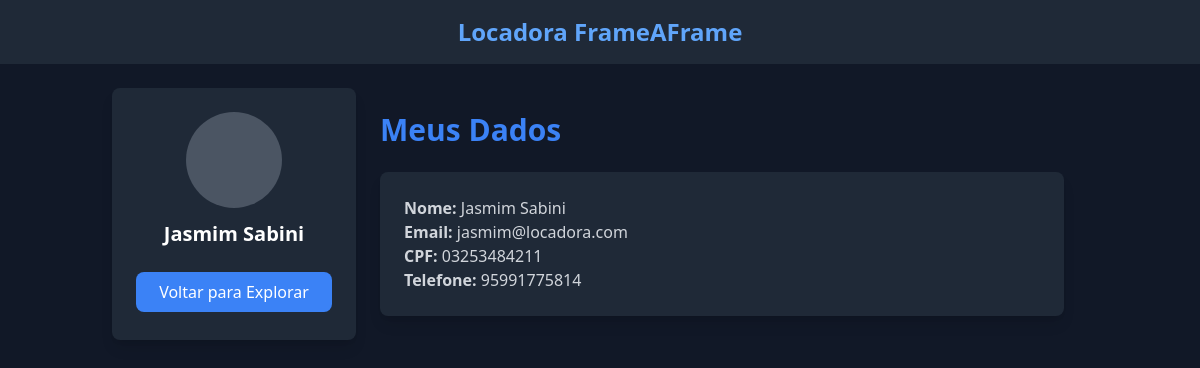
Screenshot of /meus_dados (signed in) with the database file from the repository.
### app/models.py (models this page shows, shortened)
class Usuario(db.Model, UserMixin):
    id = db.Column(db.Integer, primary_key=True)
    nome = db.Column(db.String(100), nullable=False)
    email = db.Column(db.String(120), unique=True, nullable=False)
    senha_hash = db.Column(db.String(256), nullable=False)
    is_admin = db.Column(db.Boolean, default=False)
    cliente = db.relationship(
        "Cliente", back_populates="usuario", uselist=False)

class Cliente(db.Model):
    id = db.Column(db.Integer, primary_key=True)
    usuario_id = db.Column(db.Integer, db.ForeignKey(
        "usuario.id"), nullable=False, unique=True)
    cpf = db.Column(db.String(11), unique=True, nullable=False)
    telefone = db.Column(db.String(20))
    usuario = db.relationship("Usuario", back_populates="cliente")
    locacoes = db.relationship("Locacao", backref="cliente", lazy="dynamic")

### app/routes/meus_dados.py (the view)
@meus_dados_bp.route("/meus_dados")
@login_required
def visualizar_dados():
    return render_template("meus_dados.html", usuario=current_user)

### app/__init__.py (called while the page is built)
@login_manager.user_loader
def load_user(user_id):
    from app.models import Usuario
    return Usuario.query.get(int(user_id))

### app/templates/meus_dados.html (shortened to what this page needs)
{% extends "base.html" %}
{% block content %}
<div class="flex">
    <div class="w-1/4 bg-gray-800 p-6 rounded-lg shadow-lg h-auto text-center">
        <div class="w-24 h-24 bg-gray-600 rounded-full mx-auto"></div>
        <h2 class="text-xl font-semibold text-white mt-3">{{ current_user.nome }}</h2>
        <div class="mt-6 space-y-4">
            <a href="{{ url_for('explorar.explorar_filmes') }}"
                class="block bg-blue-500 text-white px-4 py-2 rounded-lg hover:bg-blue-600">
                Voltar para Explorar
            </a>
        </div>
    </div>
    <div class="w-3/4 p-6">
        <h1 class="text-3xl font-bold text-blue-500">Meus Dados</h1>
        <div class="mt-6 bg-gray-800 p-6 rounded-lg shadow-lg">
            <p class="text-gray-300"><strong>Nome:</strong> {{ current_user.nome }}</p>
            <p class="text-gray-300"><strong>Email:</strong> {{ current_user.email }}</p>
            <p class="text-gray-300"><strong>CPF:</strong> {{ current_user.cliente.cpf }}</p>
            <p class="text-gray-300"><strong>Telefone:</strong> {{ current_user.cliente.telefone }}</p>
        </div>
    </div>
</div>
{% endblock %}

### rows the page displays
Usuario: nome "Jasmim Sabini", email "jasmim@locadora.com"
Cliente: cliente.cpf "03253484211", cliente.telefone "95991775814"
